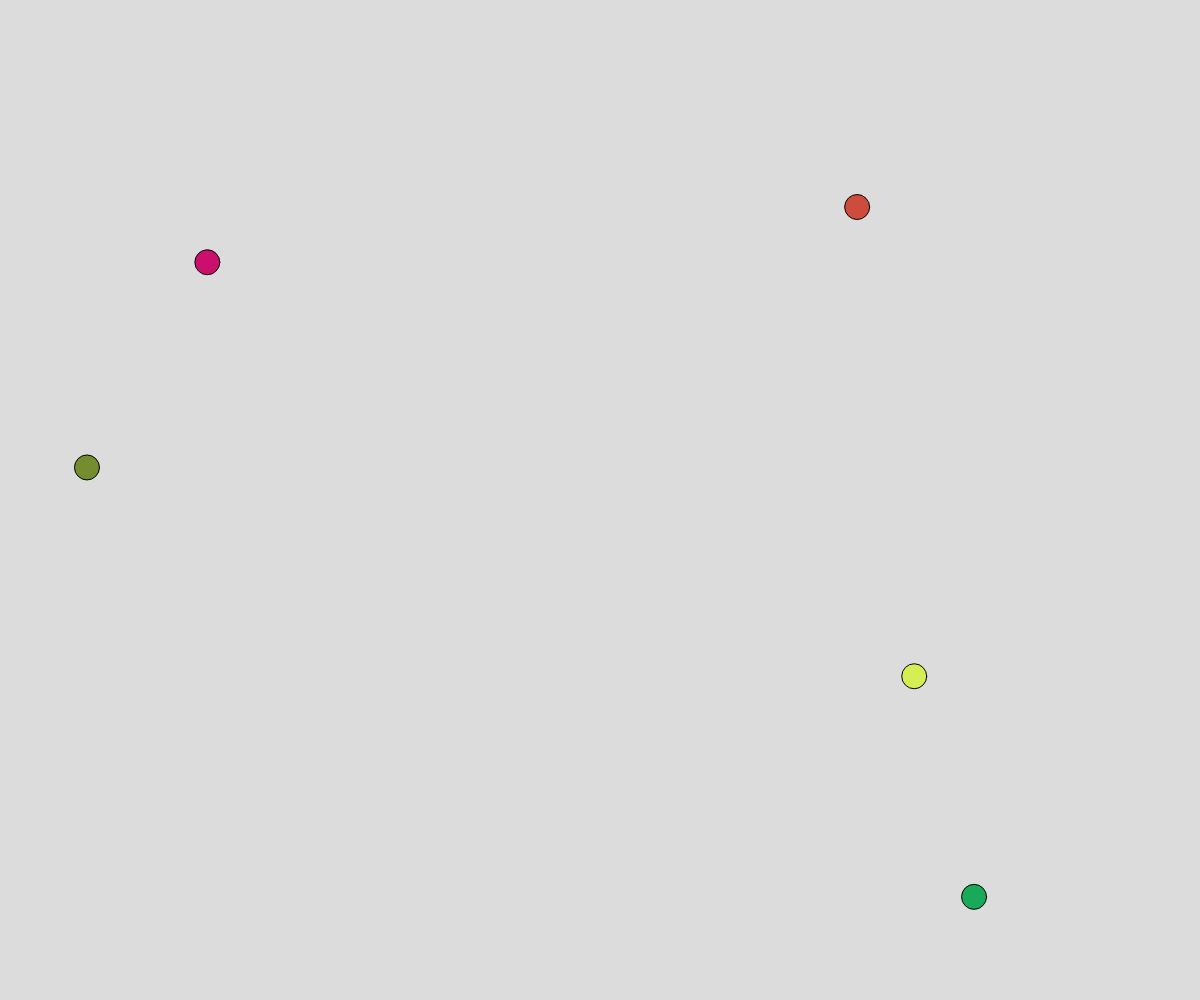
Frame 1 (no input)
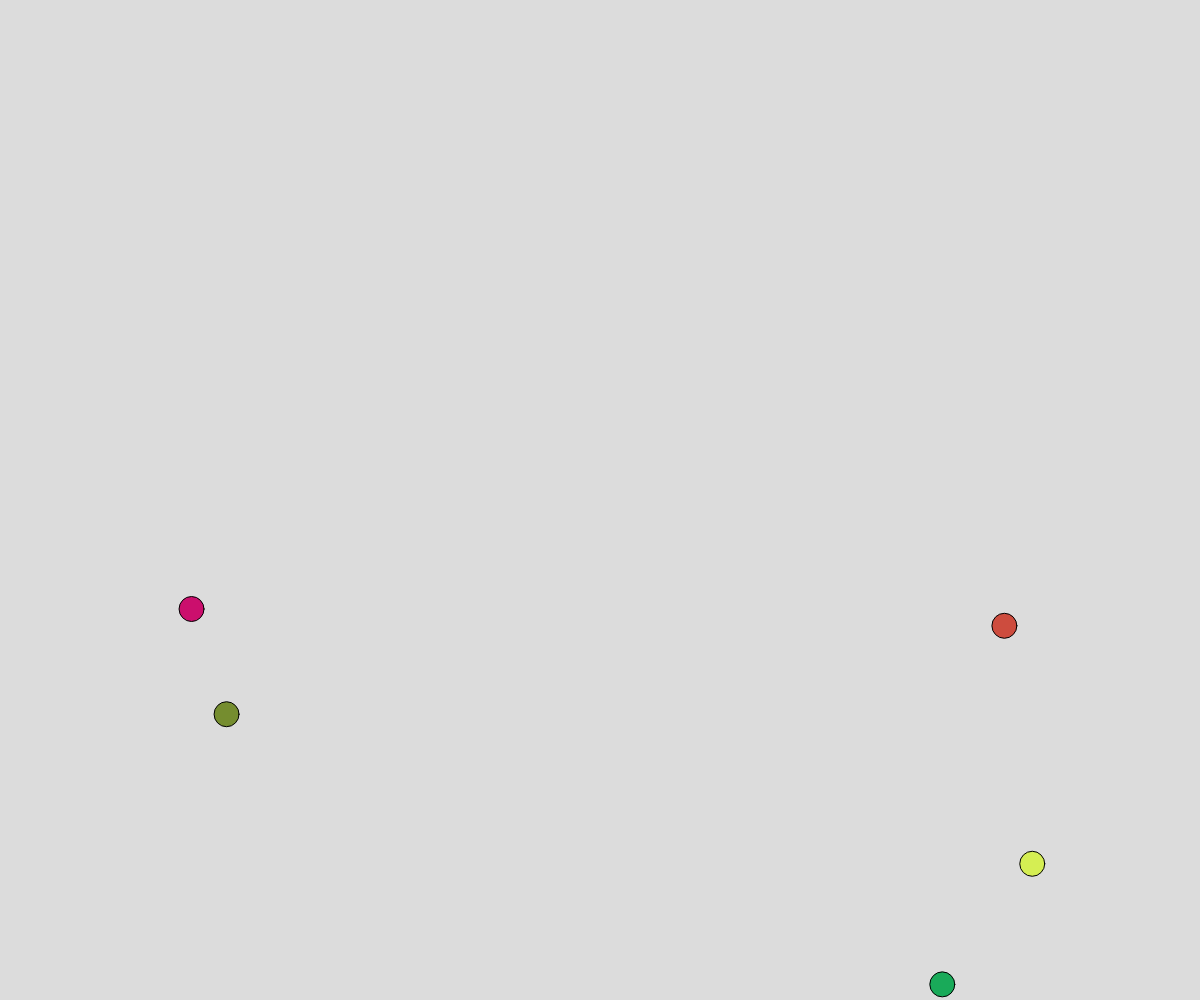
Frame 60 (no input)
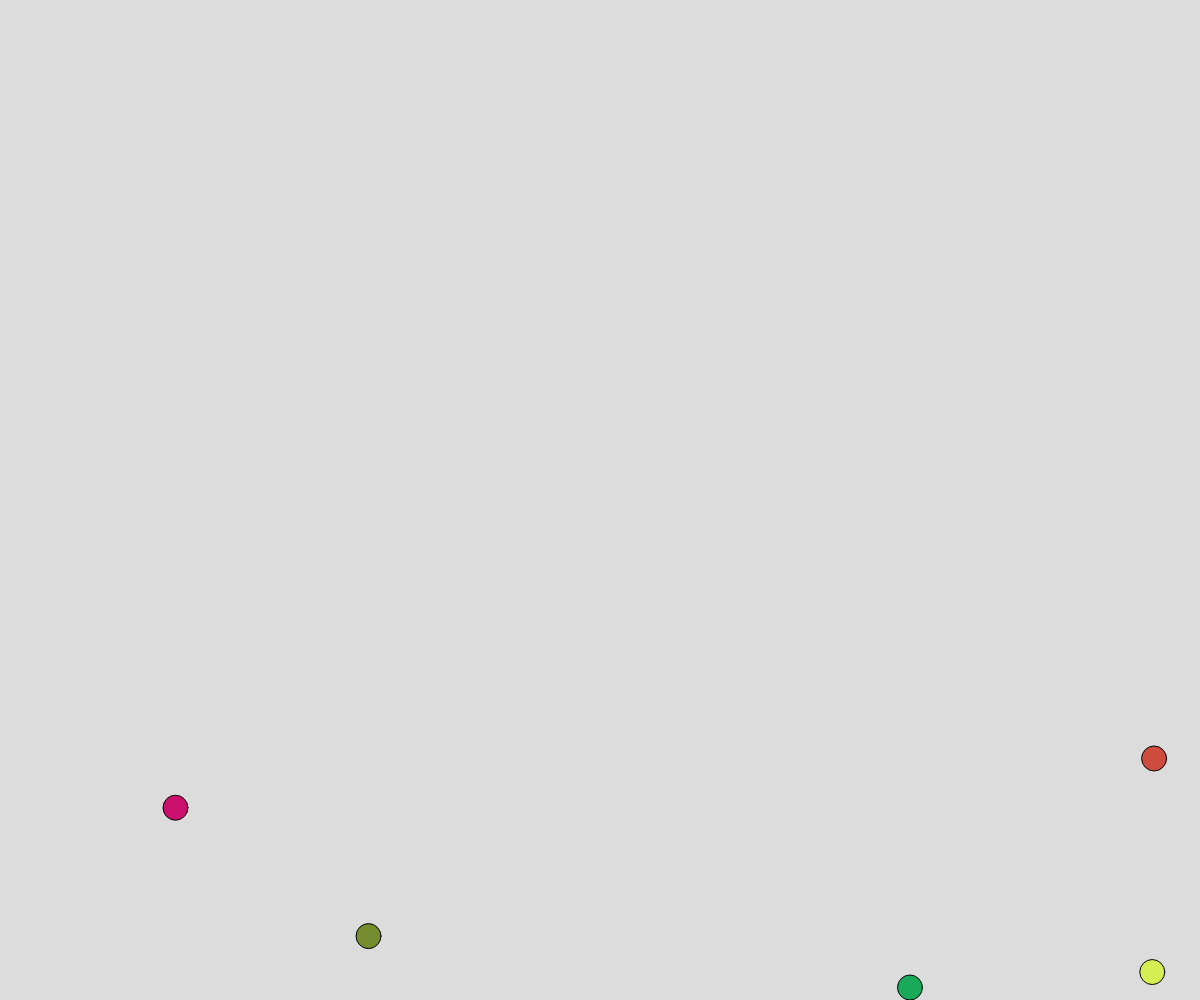
Frame 120 (the mouse pressed at the canvas centre since frame 60)

The p5.js sketch that drew these frames (run headless with seeded random() and noise() and a simulated clock; from frame 60 on, the mouse is pressed at the canvas centre):

// p5.js sketch
// ── sketch.js
// Final
// Katos
// Jan 23rd 2025

//the ball class

class Ball{
  constructor(x, y, velocityX, velocityY, r, g, b){
    this.x = x;
    this.y = y;
    this.velocityX = velocityX;
    this.velocityY = velocityY;
    this.gravity = 1;
    this.size = 25;
    this.bounce = 0.75;
    this.r = r;
    this.g = g;
    this.b = b;
  }
  displayBall(){
    //gives the ball its appearance
    fill(this.r, this.g, this.b);
    circle(this.x, this.y, this.size);
  }
  moveBall(){
    //applies gravity and velocity to position
    this.velocityY += this.gravity;
    this.x += this.velocityX;
    this.y += this.velocityY;

    //checks if it is going off screen to make it switch directions
    if (this.y + this.size/2 >= height){
      this.y = height - this.size/2;
      this.velocityY *= -this.bounce;
    }
    if (this.y - this.size/2 <= 0){
      this.y = 0 + this.size/2;
      this.velocityY *= -this.bounce;
    }
    if (this.x + this.size/2 >= width){
      this.x = width - this.size/2;
      this.velocityX *= -this.bounce;
    }
    if (this.x - this.size/2 <= 0){
      this.x = 0 + this.size/2;
      this.velocityX *= -this.bounce;
    }
  }
}

//what holds all the balls
let ballArray = [];

function setup() {
  createCanvas(windowWidth, windowHeight);

  //adds balls at start up
  for (let i = 0; i < 5; i++){
    ballArray.push(new Ball(random(0, windowWidth), random(0, windowHeight), random(-5,5), random(-5,5), random(0,255), random(0,255), random(0,255)));
  }
}

function draw() {
  background(220);

  //checks each thing in the array to call the function of that thing
  for (let theBall = 0; theBall < ballArray.length; theBall++){
    ballArray[theBall].displayBall();
    ballArray[theBall].moveBall();
  }
}

//spawns ball when clicked
function mouseClicked(){
  ballArray.push(new Ball(mouseX, mouseY, random(-5,5), random(-5,5), random(0,255), random(0,255), random(0,255)));
}
